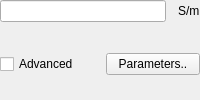
            <widget class="QWidget" name="page_ElConductivity">
             <layout class="QGridLayout" name="gridLayout_11">
              <property name="leftMargin">
               <number>0</number>
              </property>
              <property name="topMargin">
               <number>0</number>
              </property>
              <property name="rightMargin">
               <number>0</number>
              </property>
              <property name="bottomMargin">
               <number>0</number>
              </property>
              <property name="horizontalSpacing">
               <number>12</number>
              </property>
              <item row="0" column="0">
               <widget class="QLineEdit" name="lineEdit_ElConductivity"/>
              </item>
              <item row="0" column="1">
               <widget class="QLabel" name="label_66">
                <property name="text">
                 <string>S/m</string>
                </property>
               </widget>
              </item>
              <item row="1" column="0" colspan="2">
               <widget class="QWidget" name="widget_11" native="true">
                <layout class="QHBoxLayout" name="horizontalLayout_4">
                 <property name="spacing">
                  <number>12</number>
                 </property>
                 <property name="leftMargin">
                  <number>0</number>
                 </property>
                 <property name="topMargin">
                  <number>0</number>
                 </property>
                 <property name="rightMargin">
                  <number>0</number>
                 </property>
                 <property name="bottomMargin">
                  <number>0</number>
                 </property>
                 <item>
                  <widget class="QCheckBox" name="checkBox_ElAdvanced">
                   <property name="text">
                    <string>Advanced</string>
                   </property>
                  </widget>
                 </item>
                 <item>
                  <widget class="QPushButton" name="pushButton_ElParameters">
                   <property name="text">
                    <string>Parameters..</string>
                   </property>
                  </widget>
                 </item>
                </layout>
               </widget>
              </item>
             </layout>
            </widget>
